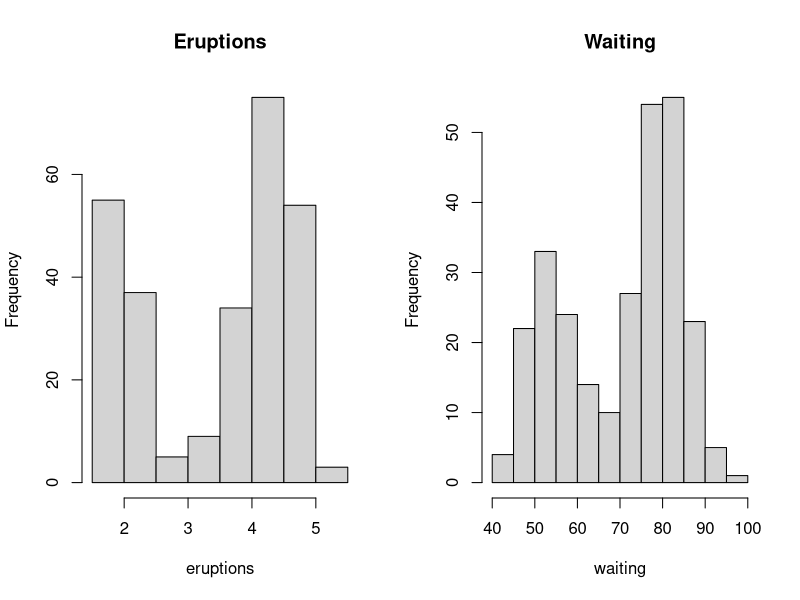
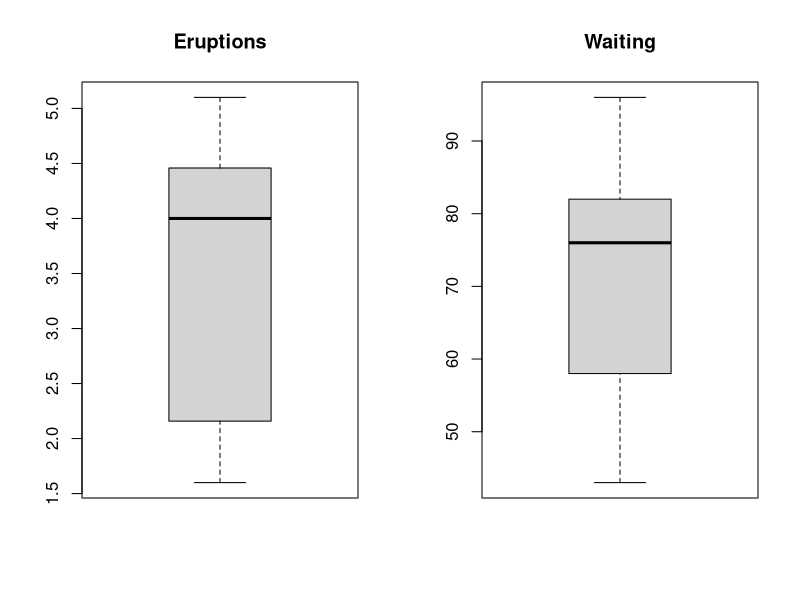
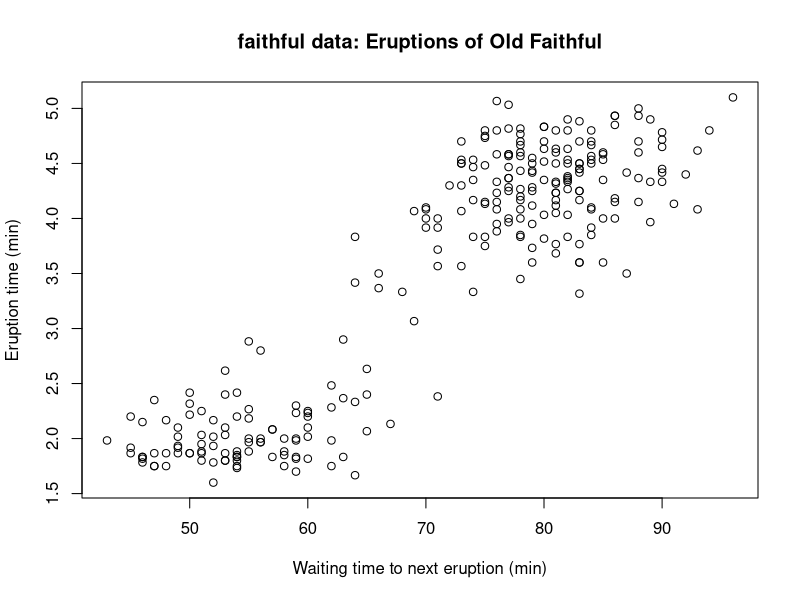
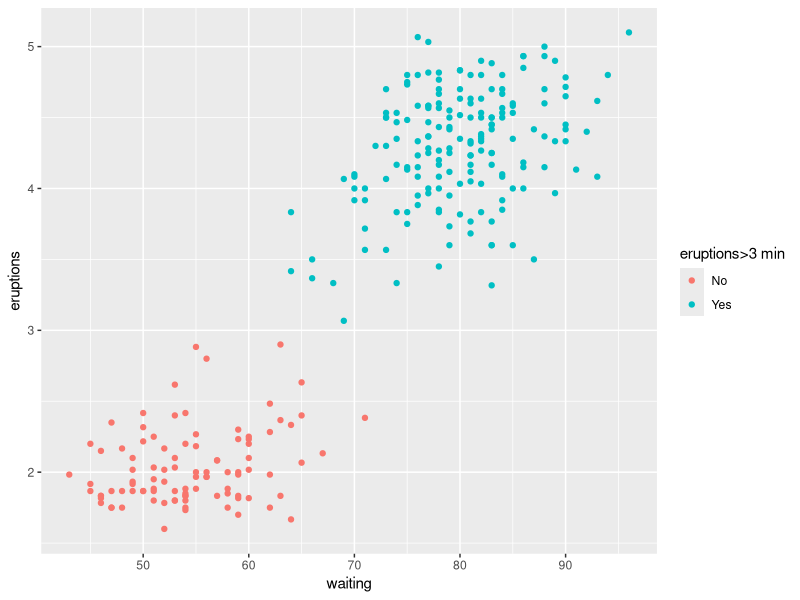
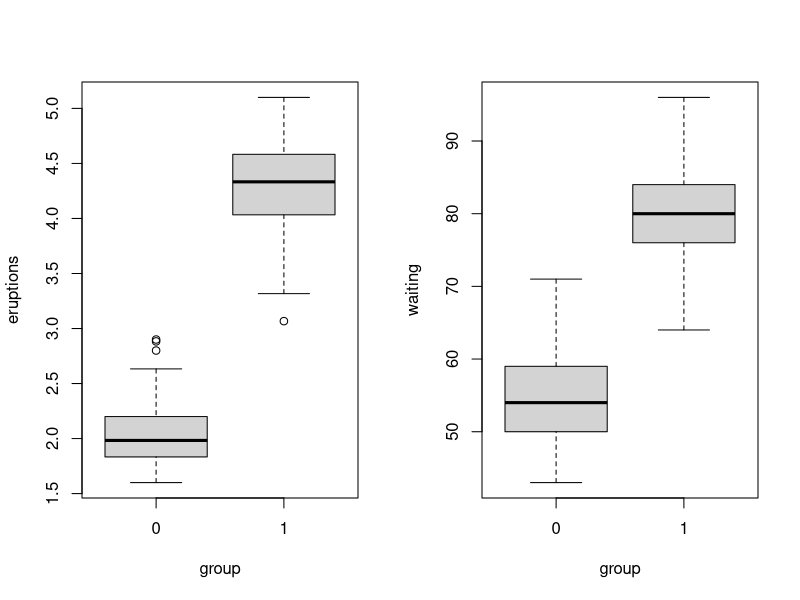

The R source for these figures, in order:
library(datasets)
library(e1071)
library(ggplot2)

OldFaithful<-faithful
eruptions <- OldFaithful$eruptions
waiting <-  OldFaithful$waiting

# mean
(MeanOldF <- c(mean(eruptions),mean(waiting)))

# median
(MeanOldF <- c(median(eruptions),median(waiting)))

# min
(MinOldF <- c(min(eruptions),min(waiting)))

# max
(MaxOldF <- c(max(eruptions),max(waiting)))

# quartiles & quantiles
# eruptions
(qEruptions <- quantile(eruptions,probs=c(0.1,0.25,0.75,0.9)))
# waiting
(qwaiting <- quantile(waiting,probs=c(0.1,0.25,0.75,0.9)))

# standard deviation
(sdOldF <- c(sd(eruptions),sd(waiting)))

# variance
(varOldF <-c(var(eruptions),var(waiting)))

# coeficient of variation
(cvOkdF <- sdOldF/abs(MeanOldF))

# range
(RangeOkdF <- c(diff(range(eruptions)),diff(range(waiting))))

# IQR
(IQROkdF <- c(IQR(eruptions),IQR(waiting)))

# skewness
(skewnessOkdF <- c(skewness(eruptions),skewness(waiting)))

# kurtosis
(kurtosisOkdF <- c(kurtosis(eruptions,type = 1),kurtosis(waiting,type = 1)))

# summary of basic descriptive statistics 
summary(OldFaithful)

sapply(OldFaithful, IQR)
sapply(OldFaithful, quantile,probs=c(0.1,0.25,0.75,0.9))

par(mfrow=c(1,2))
hist(eruptions, main="Eruptions")
hist(waiting, main="Waiting")

par(mfrow=c(1,2))
boxplot(eruptions, main="Eruptions")
boxplot(waiting, main="Waiting")

par(mfrow=c(1,1))
cor(waiting,eruptions)
plot(waiting,eruptions, 
     main = "faithful data: Eruptions of Old Faithful",
     ylab = "Eruption time (min)",
     xlab = "Waiting time to next eruption (min)")

groups <- ifelse(eruptions>3,1,0)

ggplot(OldFaithful) +
  aes(x = waiting, y = eruptions,  colour = factor(groups)) +
  geom_point() +
  scale_colour_discrete(name = "eruptions>3 min", labels = c("No", "Yes"))

by(OldFaithful, groups, summary)

par(mfrow=c(1,2))
boxplot(eruptions~groups,xlab ="group",ylab ="eruptions")
boxplot(waiting~groups,xlab ="group",ylab ="waiting")
